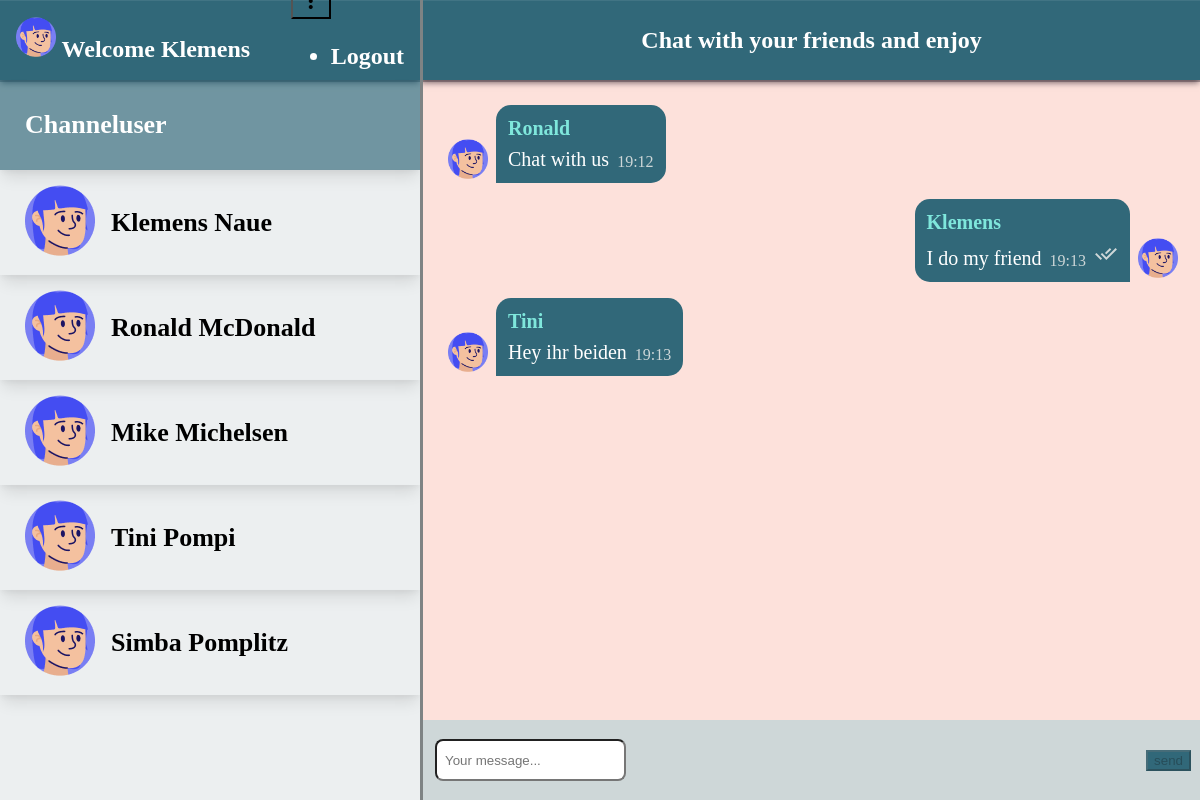
The app's page / (signed in), older data.
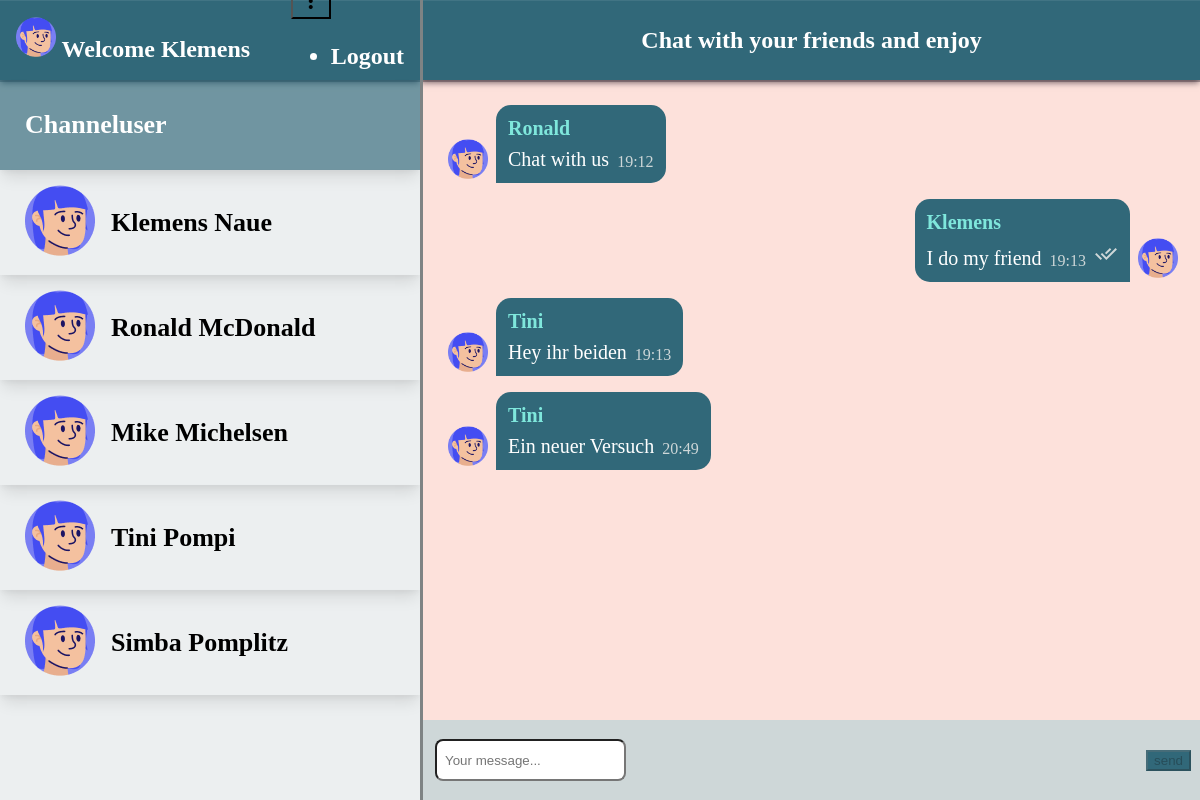
The same page, newer data.
### chat/models.py (models this page shows)
class Messages(models.Model):
    text = models.CharField(max_length=256)
    created_at = models.CharField(max_length=30, default ="")
    chat = models.ForeignKey(Chat, on_delete=models.CASCADE, related_name='chat_message_set', default=None, blank=True, null=True)
    author = models.ForeignKey(settings.AUTH_USER_MODEL, on_delete=models.CASCADE, related_name='author_message_set')
    receiver = models.ForeignKey(settings.AUTH_USER_MODEL, on_delete=models.CASCADE, related_name='receiver_message_set')

### chat/views.py (the view, shortened to what this page needs)
# urls.py: path('', index),
@login_required(login_url="/login/")
def index(request):
    chatMessage = Messages.objects.filter(chat__id = 1)
    names = User.objects.all()
    return render(request, 'chat/index.html', {'messages' : chatMessage, 'userData': names })

### chat/templates/chat/index.html (shortened to what this page needs)
{% extends "base.html" %}
{% block content %}
{% load static %}
<div id="mainContainer">
    <div id="mainContainerLeft">
        <div class="mainContainerLeftHeader">
            <div class="userInfo">
                <img class="headerimg" src="{% static '/img/avatarSofia.png' %}" alt="">
                Welcome {{request.user.first_name}}
            </div>
            <div class="userMenu">
                <button id="demo-menu-lower-right" class="mdl-button mdl-js-button mdl-button--icon">
                    <i class="material-icons">more_vert</i>
                </button>
                <ul class="mdl-menu mdl-menu--bottom-right mdl-js-menu mdl-js-ripple-effect"
                    for="demo-menu-lower-right">
                    <li class="mdl-menu__item">
                        <form class="logoutForm" action="/logout/">
                            <button class="logoutBtn">Logout</button>
                        </form>
                    </li>
                </ul>
            </div>
        </div>
        <div class="userList userHeadline">Channeluser</div>
        {% for user in userData %}
        <div class="userList">
            <div mat-card-avatar class="example-header-image"><img src="{% static '/img/avatarSofia.png' %}" alt=""></div>
            <mat-card-title class="userListUsername">{{user.first_name}} {{user.last_name}}</mat-card-title>
        </div>
        {% endfor %}
    </div>
    <div id="mainContainerRight">
        <div class="mainContainerRightHeader">Chat with your friends and enjoy</div>
        {% if request.user.is_authenticated %}
        <div id="messageContainer">
            {% for message in messages %}
            {% if request.user.id == message.author.id %}
            <div class="message row-reverse">
                <div class="messageContainerImg"><img src="{% static '/img/avatarSofia.png' %}" alt=""></div>
                <div class="messageContainerMessage  bubble-reverse">
                    <div class="messageUsername">{{message.author.first_name}}</div>
                    <div class="messageMessageTime">
                        <div class="messageMessage">{{message.text}}</div>
                        <div class="messageTime">{{message.created_at}}
                            <div class="sendIcon"><img src="{% static '/img/doublecheck.svg' %}" alt=""></div>
                        </div>
                    </div>
                </div>
            </div>
            {% else %}
            <div class="message">
                <div class="messageContainerImg"><img src="{% static '/img/avatarSofia.png' %}" alt=""></div>
                <div class="messageContainerMessage">
                    <div class="messageUsername">{{message.author.first_name}}</div>
                    <div class="messageMessageTime">
                        <div class="messageMessage">{{message.text}}</div>
                        <div class="messageTime">{{message.created_at}}</div>
                    </div>
                </div>
            </div>
            {% endif %}
            {% endfor %}
        </div>
        {% else %}
        <h1>Not logged in</h1>
        <h3>Please click <a href="/login">here</a> to login and continue</h3>
        {% endif %}
        <form onsubmit="sendMessage(); return false;" method="post" id="inputForm">
            <div class="mdl-textfield mdl-js-textfield mdl-textfield--floating-label">
                <input class="mdl-textfield__input" name="textmessage" placeholder="Your message..." type="text" id="messagetext" onkeyup="checkText()">
            </div>
            <button disabled id="messageButton" class="mdl-button mdl-js-button mdl-button--raised mdl-js-ripple-effect mdl-button--accent">
                send
            </button>
        </form>
    </div>
</div>
{% endblock %}

### templates/base.html (shortened to what this page needs)
{% load static %}
<!DOCTYPE html>
<html lang="en">
<head>
    <link rel="stylesheet" href="https://code.getmdl.io/1.3.0/material.indigo-pink.min.css">
    <link rel="stylesheet" href="{% static '/css/style.css' %}">
</head>
<body>
    <div class="mdl-layout mdl-js-layout mdl-layout--fixed-header">
        <main class="mdl-layout__content">
            <div class="page-content">
                {% block content %}
                {% endblock %}
            </div>
        </main>
    </div>
</body>
</html>

### static/css/style.css (style rules this page uses)
body { background-color: #ced7d8; }
main { position: absolute !important; top: 100px; left: 10%; right: 10%; bottom: 50px; display: flex; z-index: 10000 !important; width: 80%; display: flex; border-radius: 30px; box-shadow: rgba(0, 0, 0, 0.35) 0px 5px 15px; }
.page-content { width: 100%; height: 100%; position: relative; }
#mainContainer { position: fixed; top: 0; bottom: 0; right: 0; left: 0; width: 100%; height: 100%; background-color: white; box-shadow: 2px 2px 2px 2px white; display: flex; }
#mainContainerLeft { width: 35%; height: 100%; background-color: white; display: flex; flex-direction: column; background-color: #ced7d863; }
.mainContainerLeftHeader { display: flex; gap: 12px; align-items: center; justify-content: space-between; background-color: #316879; color: white; font-weight: 600; padding: 0 16px; font-size: 24px; height: 80px; box-shadow: rgba(6, 24, 44, 0.4) 0px 0px 0px 2px, rgba(6, 24, 44, 0.65) 0px 4px 6px -1px, rgba(255, 255, 255, 0.08) 0px 1px 0px inset; }
.headerimg { width: 40px; height: 40px; }
.userMenu { position: relative; }
.mainContainerLeftHeader .mdl-button { background-color: unset !important; }
.logoutBtn { all: unset; font-weight: 600; }
.logoutForm { display: flex; justify-content: center; align-items: center; }
.userList { display: flex; justify-content: flex-start; align-items: center; gap: 16px; font-weight: 700; padding: 15px 25px; box-shadow: rgba(0, 0, 0, 0.1) 0px 10px 15px -3px, rgba(0, 0, 0, 0.05) 0px 4px 6px -2px; }
.userHeadline { font-size: 26px; padding: 30px 25px !important; background-color: #316879a8 !important; color: white; }
.userListUsername { font-size: 26px; color: black; }
#mainContainerRight { width: 65%; height: 100%; display: flex; flex-direction: column; justify-content: flex-start; background-color:white; overflow: auto; position: relative; overflow: hidden; }
.mainContainerRightHeader { display: flex; gap: 12px; align-items: center; justify-content: center; background-color: #316879; border-left: 3px inset #ced7d8; font-weight: 600; font-size: 24px; min-height: 80px; height: 80px; box-shadow: rgba(6, 24, 44, 0.4) 0px 0px 0px 2px, rgba(6, 24, 44, 0.65) 0px 4px 6px -1px, rgba(255, 255, 255, 0.08) 0px 1px 0px inset; color: white; }
#messageContainer { display: flex; flex-direction: column; justify-content: flex-start; align-items: flex-start; gap: 16px; padding: 25px; width: calc(100% - 50px); flex: 1; overflow: auto; background-color: #f47b603a; border-left: 3px inset #ced7d8; }
.message { width: 100%; display: flex; justify-content: flex-start; align-items: flex-end; gap: 8px; }
.row-reverse { flex-direction: row-reverse; }
.messageContainerImg img { width: 40px; height: 40px; }
.messageContainerMessage { background-color: #316879; border-radius: 15px 15px 15px 0; padding: 12px; display: flex; flex-direction: column; gap: 8px; }
.bubble-reverse { border-radius: 15px 15px 0 15px !important; }
.messageUsername { font-size: 20px; font-weight: 700; color: #7fe7dc; }
.messageMessageTime { display: flex; justify-content: flex-start; align-items: flex-end; gap: 8px; color: #ced7d8 }
.messageMessage { font-size: 20px; font-weight: 500; color: white; word-break: break-all; }
.messageTime { display: flex; align-items: end; gap: 8px; }
.sendIcon { fill:#ced7d8 }
#inputForm { border-left: 3px inset #ced7d8; width: 100%; display: flex; justify-content: center; align-items: center; gap: 16px; background-color: #ced7d8; height: 80px; }
#messagetext { height: 36px; background-color: white; border-radius: 8px; padding-left: 8px; }
.mdl-button { background-color: #316879 !important; margin-right: 12px; }
.mdl-textfield { flex: 1; margin-left: 12px; }

Row changes from the older to the newer data that the page shows:
added Messages: author.first_name "Tini", text "Ein neuer Versuch", created_at "20:49"
